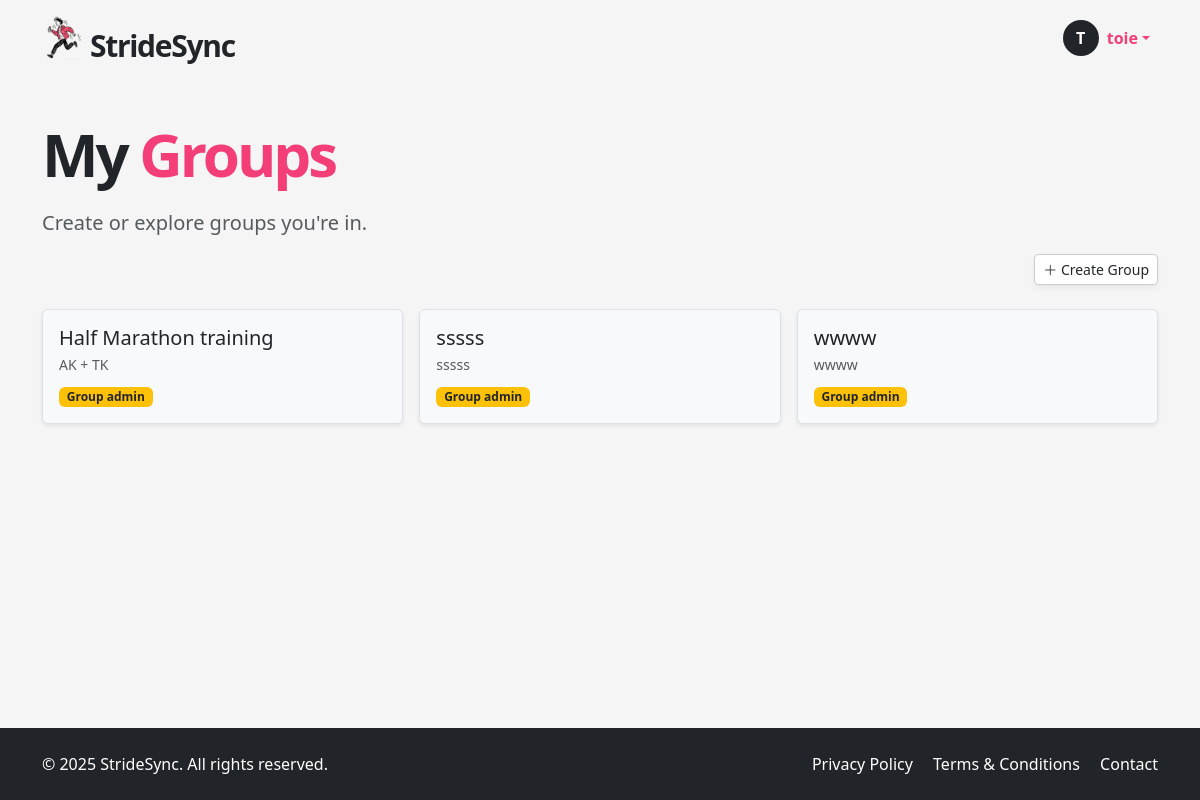
/my-groups (signed in), run on an earlier commit of the app's database.
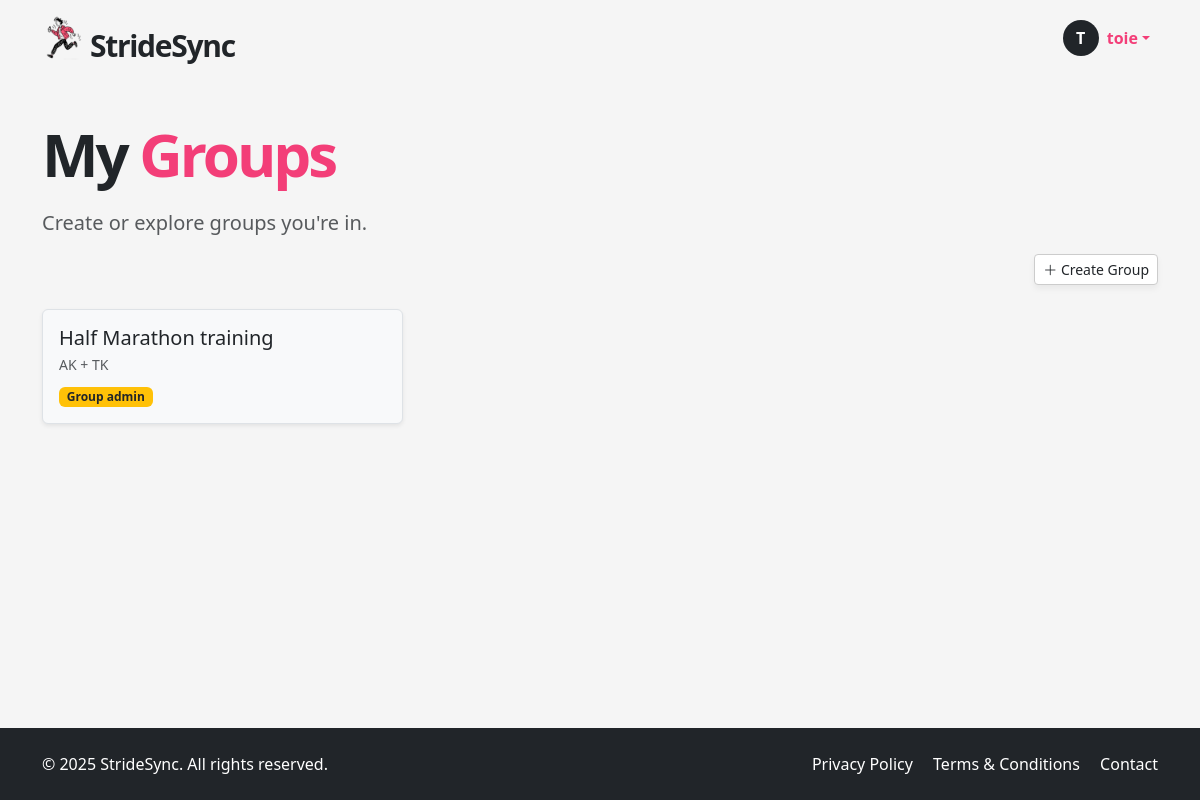
And on a later commit of the database.
### app/models.py (models this page shows, shortened)
class Group(db.Model):
    __tablename__ = "groups"
    id = sa.Column(sa.Integer, primary_key=True)
    name = sa.Column(sa.String(100), unique=True, nullable=False)
    description = sa.Column(sa.Text)
    members = so.relationship("User", secondary=user_groups, back_populates="groups")
    admins = so.relationship("User", secondary=group_admins, back_populates="admin_of_groups")
    runs = so.relationship("Run", secondary=run_groups, back_populates="groups")
    invites = so.relationship("GroupInvite", back_populates="group", cascade="all, delete-orphan")

### app/routes.py (the view)
@app.route('/my-groups')
@login_required
def my_groups():
    create_group_form = CreateGroupForm()
    return render_template(
        "my_groups.html",
        groups=current_user.groups,
        create_group_form=create_group_form,
        user=current_user
    )

### app/models.py (called while the page is built)
@login.user_loader
def load_user(id):
    return db.session.get(User, int(id))

### app/templates/my_groups.html (shortened to what this page needs)
{% extends "base.html" %}
{% block content %}
<section class="py-5">
  <div class="container">
    <h1 class="display-4 fw-bold mb-4 hero-title">My <span>Groups</span></h1>
    <p class="lead text-muted">Create or explore groups you're in.</p>
    <div class="d-flex justify-content-end mb-4">
      <button class="btn btn-soft btn-sm" data-bs-toggle="modal" data-bs-target="#createGroupModal">
        <i class="bi bi-plus-lg"></i> Create Group
      </button>
    </div>
    {% if groups %}
    <div class="row g-3">
      {% for group in groups %}
      <div class="col-md-4">
        <div class="border rounded p-3 bg-light h-100 shadow-sm position-relative">
          <h5 class="mb-1">{{ group.name }}</h5>
          <p class="small text-muted mb-2">{{ group.description[:80] }}</p>
          {% if group in current_user.admin_of_groups %}
            <span class="badge bg-warning text-dark">Group admin</span>
          {% endif %}
        </div>
      </div>
      {% endfor %}
    </div>
    {% else %}
      <p class="text-muted">You're not in any groups yet.</p>
    {% endif %}
  </div>
</section>
{% endblock %}

What changed in the data, as far as the page shows it:
no longer on this page (row edited): Group: name "sssss", description "sssss"
removed Group: name "wwww", description "wwww"
